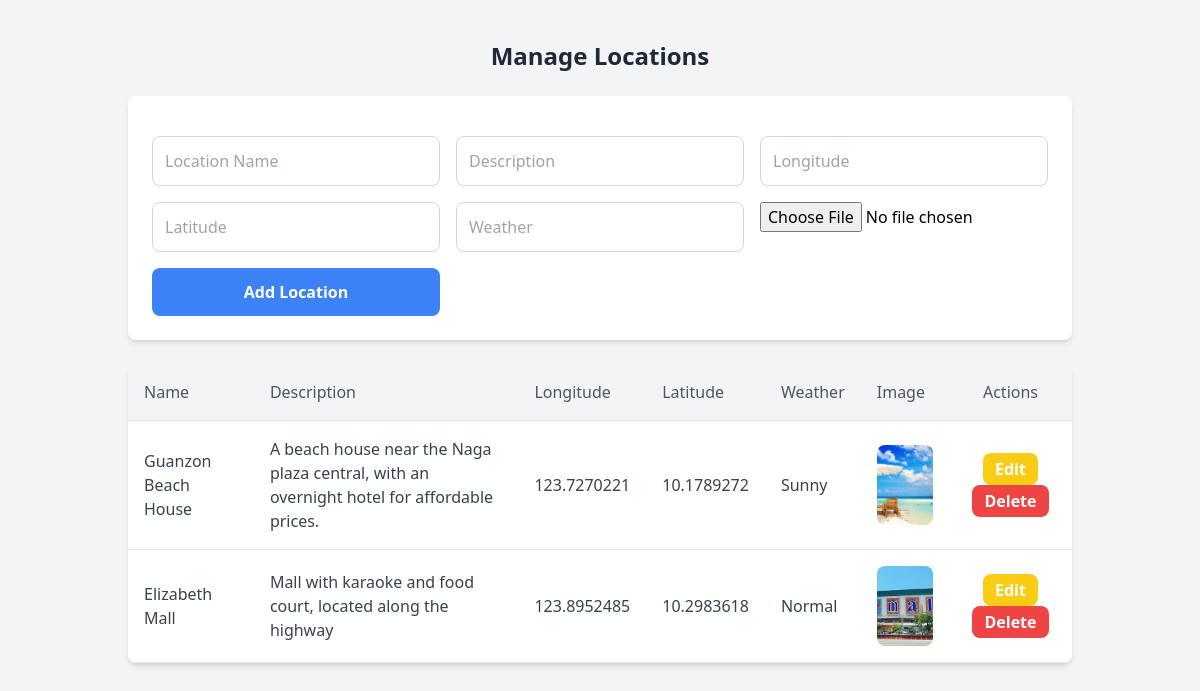
The app's page /recommendation/admin-location/ with its own data.
### recommendation/models.py (models this page shows, shortened)
class Location(models.Model):
    name = models.CharField(max_length=255)
    description = models.TextField()
    latitude = models.FloatField()
    longitude = models.FloatField()
    weather = models.CharField(max_length=255)
    image = models.ImageField(upload_to='location_images/', blank=True, null=True)  # Add image field
    address = models.CharField(max_length=500, blank=True, null=True)

### recommendation/views.py (the view)
# urls.py: path('admin-location/', views.admin_location_view, name='admin_location'),
def admin_location_view(request):
    locations = Location.objects.all()
    return render(request, 'admin_location.html', {'locations': locations})

### recommendation/templates/admin_location.html (shortened to what this page needs)
{% extends 'base-recommendation.html' %}
{% block content %}
<div class="container mx-auto p-6">
    <h2 class="text-2xl font-semibold mb-6 text-center text-gray-800">Manage Locations</h2>
    <div class="bg-white shadow-md rounded-lg mb-6 p-6">
        <form id="locationForm" method="POST" enctype="multipart/form-data" class="space-y-4">
            <div class="grid grid-cols-1 md:grid-cols-3 gap-4">
                <input type="text" name="name"
                    class="w-full p-3 border border-gray-300 rounded-lg focus:outline-none focus:ring focus:ring-blue-300"
                    placeholder="Location Name" required>
                <input type="text" name="description"
                    class="w-full p-3 border border-gray-300 rounded-lg focus:outline-none focus:ring focus:ring-blue-300"
                    placeholder="Description" required>
                <input type="text" name="longitude"
                    class="w-full p-3 border border-gray-300 rounded-lg focus:outline-none focus:ring focus:ring-blue-300"
                    placeholder="Longitude" required>
                <input type="text" name="latitude"
                    class="w-full p-3 border border-gray-300 rounded-lg focus:outline-none focus:ring focus:ring-blue-300"
                    placeholder="Latitude" required>
                <input type="text" name="weather"
                    class="w-full p-3 border border-gray-300 rounded-lg focus:outline-none focus:ring focus:ring-blue-300"
                    placeholder="Weather" required>
                <input type="file" name="image">
                <button type="submit"
                    class="bg-blue-500 hover:bg-blue-600 text-white font-semibold py-3 rounded-lg transition duration-200">Add
                    Location</button>
            </div>
        </form>
    </div>
<div class="bg-white shadow-md rounded-lg overflow-x-auto">
    <table class="w-full border-collapse">
        <thead>
            <tr class="bg-gray-100">
                <th class="text-left p-4 border-b font-medium text-gray-600">Name</th>
                <th class="text-left p-4 border-b font-medium text-gray-600">Description</th>
                <th class="text-left p-4 border-b font-medium text-gray-600">Longitude</th>
                <th class="text-left p-4 border-b font-medium text-gray-600">Latitude</th>
                <th class="text-left p-4 border-b font-medium text-gray-600">Weather</th>
                <th class="text-left p-4 border-b font-medium text-gray-600">Image</th>
                <th class="text-center p-4 border-b font-medium text-gray-600">Actions</th>
            </tr>
        </thead>
        <tbody id="locationTableBody">
            {% for location in locations %}
            <tr data-id="{{ location.id }}" class="hover:bg-gray-50">
                <td class="p-4 border-b text-gray-700">{{ location.name }}</td>
                <td class="p-4 border-b text-gray-700">{{ location.description }}</td>
                <td class="p-4 border-b text-gray-700">{{ location.longitude }}</td>
                <td class="p-4 border-b text-gray-700">{{ location.latitude }}</td>
                <td class="p-4 border-b text-gray-700">{{ location.weather }}</td>
                <td class="p-4 border-b text-gray-700">
                    {% if location.image %}
                    <img src="{{ location.image.url }}" alt="{{ location.name }}" class="w-20 h-20 object-cover rounded-lg">
                    {% else %}
                    No Image
                    {% endif %}
                </td>
                <td class="p-4 border-b text-center">
                    <button
                        class="edit-btn bg-yellow-400 hover:bg-yellow-500 text-white py-1 px-3 rounded-lg font-semibold transition duration-200">Edit</button>
                    <button
                        class="delete-btn bg-red-500 hover:bg-red-600 text-white py-1 px-3 rounded-lg font-semibold transition duration-200">Delete</button>
                </td>
            </tr>
            {% endfor %}
        </tbody>
    </table>
</div>
{% endblock %}

### records on screen
Location: name "Guanzon Beach House", description "A beach house near the Naga plaza central, with an overnight hotel for affordable prices.", longitude "123.7270221", latitude "10.1789272", weather "Sunny", image (picture)
Location: name "Elizabeth Mall", description "Mall with karaoke and food court, located along the highway", longitude "123.8952485", latitude "10.2983618", weather "Normal", image (picture)
